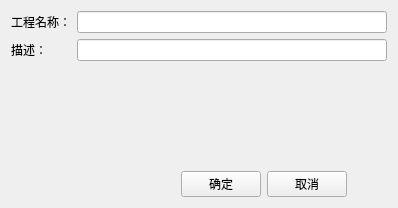
<?xml version="1.0" encoding="UTF-8"?>
<ui version="4.0">
 <class>ProjectWidget</class>
 <widget class="QWidget" name="ProjectWidget">
  <property name="geometry">
   <rect>
    <x>0</x>
    <y>0</y>
    <width>398</width>
    <height>208</height>
   </rect>
  </property>
  <property name="windowTitle">
   <string>Form</string>
  </property>
  <layout class="QGridLayout" name="gridLayout">
   <item row="0" column="0">
    <layout class="QFormLayout" name="formLayout">
     <item row="0" column="0">
      <widget class="QLabel" name="label">
       <property name="text">
        <string>工程名称：</string>
       </property>
      </widget>
     </item>
     <item row="0" column="1">
      <widget class="QLineEdit" name="lineEdit_proName"/>
     </item>
     <item row="1" column="0">
      <widget class="QLabel" name="label_2">
       <property name="text">
        <string>描述：       </string>
       </property>
      </widget>
     </item>
     <item row="1" column="1">
      <widget class="QLineEdit" name="lineEdit_proDesc"/>
     </item>
    </layout>
   </item>
   <item row="1" column="0">
    <layout class="QHBoxLayout" name="horizontalLayout_3">
     <item>
      <spacer name="horizontalSpacer">
       <property name="orientation">
        <enum>Qt::Horizontal</enum>
       </property>
       <property name="sizeHint" stdset="0">
        <size>
         <width>40</width>
         <height>20</height>
        </size>
       </property>
      </spacer>
     </item>
     <item>
      <widget class="QPushButton" name="pushButton_confirm">
       <property name="text">
        <string>确定</string>
       </property>
      </widget>
     </item>
     <item>
      <widget class="QPushButton" name="pushButton_cancel">
       <property name="text">
        <string>取消</string>
       </property>
      </widget>
     </item>
     <item>
      <spacer name="horizontalSpacer_2">
       <property name="orientation">
        <enum>Qt::Horizontal</enum>
       </property>
       <property name="sizeType">
        <enum>QSizePolicy::Minimum</enum>
       </property>
       <property name="sizeHint" stdset="0">
        <size>
         <width>40</width>
         <height>20</height>
        </size>
       </property>
      </spacer>
     </item>
    </layout>
   </item>
  </layout>
 </widget>
 <resources/>
 <connections/>
</ui>
